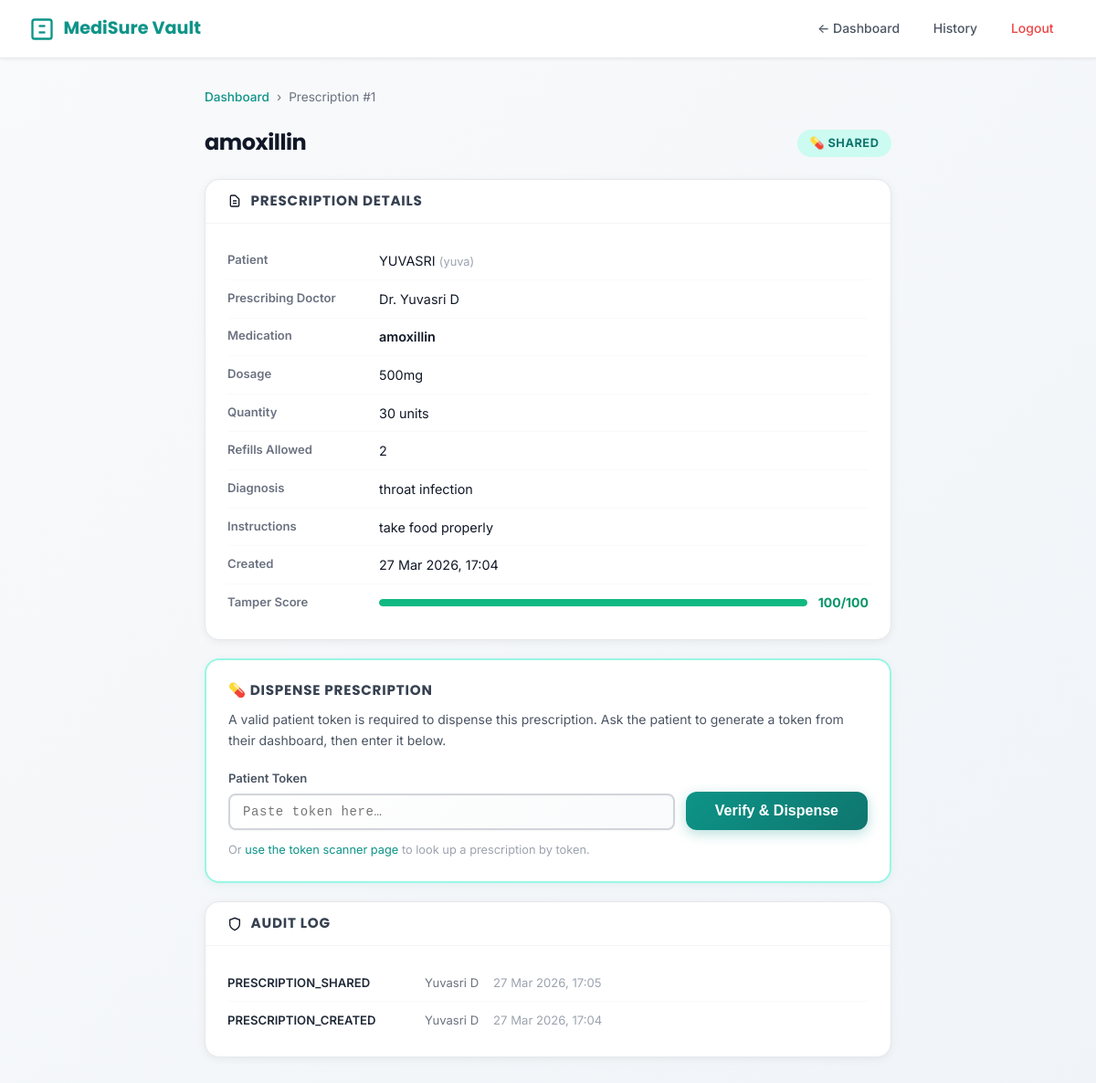
Screenshot of /pharmacist/prescription/1 (signed in) with the database file from the repository.
### models.py (models this page shows, shortened)
class Prescription(db.Model):
    __tablename__ = 'prescriptions'
    id = db.Column(db.Integer, primary_key=True)
    patient_id = db.Column(db.Integer, db.ForeignKey('users.id'), nullable=False, index=True)
    doctor_id = db.Column(db.Integer, db.ForeignKey('users.id'), nullable=False, index=True)
    medication_name = db.Column(db.String(200), nullable=False)
    dosage = db.Column(db.String(100), nullable=False)
    quantity = db.Column(db.Integer, nullable=False)
    refills_allowed = db.Column(db.Integer, default=0, nullable=False)
    instructions = db.Column(db.Text, nullable=True)
    diagnosis = db.Column(db.String(500), nullable=True)
    state = db.Column(db.String(20), default='CREATED', nullable=False, index=True)
    created_at = db.Column(db.DateTime, default=datetime.utcnow, nullable=False)
    shared_at = db.Column(db.DateTime, nullable=True)
    dispensed_at = db.Column(db.DateTime, nullable=True)
    locked_at = db.Column(db.DateTime, nullable=True)
    dispensed_by_id = db.Column(db.Integer, db.ForeignKey('users.id'), nullable=True)
    dispensed_by = db.relationship('User', foreign_keys=[dispensed_by_id])
    pharmacy_id = db.Column(db.String(50), nullable=True)  # Pharmacy that dispensed
    tamper_score = db.Column(db.Integer, default=100, nullable=False)  # starts at 100
    tamper_events = db.Column(db.Text, default='[]', nullable=False)   # JSON array
    is_flagged = db.Column(db.Boolean, default=False, nullable=False)
    content_hash = db.Column(db.String(64), nullable=False)  # SHA-256 hash
    expires_at = db.Column(db.DateTime, nullable=True)
    access_tokens = db.relationship('AccessToken',
                                   backref='prescription',
                                   lazy='dynamic',
                                   cascade='all, delete-orphan')
    __table_args__ = (
        CheckConstraint(state.in_(['CREATED', 'SHARED', 'DISPENSED', 'LOCKED', 'CANCELLED']),
                       name='valid_state'),
        CheckConstraint(quantity > 0, name='positive_quantity'),
        CheckConstraint(refills_allowed >= 0, name='non_negative_refills'),
        CheckConstraint(tamper_score >= 0, name='non_negative_tamper_score'),
        CheckConstraint(tamper_score <= 100, name='max_tamper_score'),
        Index('idx_prescription_state_patient', 'state', 'patient_id'),
        Index('idx_prescription_created_at', 'created_at'),
    )
    def is_locked(self):
        return self.state == 'LOCKED'

class User(db.Model):
    __tablename__ = 'users'
    id = db.Column(db.Integer, primary_key=True)
    username = db.Column(db.String(80), unique=True, nullable=False, index=True)
    password_hash = db.Column(db.String(256), nullable=False)
    email = db.Column(db.String(120), unique=True, nullable=False, index=True)
    role = db.Column(db.String(20), nullable=False, default='PATIENT')
    full_name = db.Column(db.String(200), nullable=False)
    license_number = db.Column(db.String(50), unique=True, nullable=True)
    pharmacy_id = db.Column(db.String(50), nullable=True)  # For pharmacists
    is_active = db.Column(db.Boolean, default=True, nullable=False)
    created_at = db.Column(db.DateTime, default=datetime.utcnow, nullable=False)
    last_login = db.Column(db.DateTime, nullable=True)
    prescriptions_created = db.relationship('Prescription',
                                           foreign_keys='Prescription.doctor_id',
                                           backref='doctor',
                                           lazy='dynamic')
    prescriptions_received = db.relationship('Prescription',
                                            foreign_keys='Prescription.patient_id',
                                            backref='patient',
                                            lazy='dynamic')
    access_tokens = db.relationship('AccessToken',
                                   foreign_keys='AccessToken.patient_id',
                                   backref='patient',
                                   lazy='dynamic',
                                   cascade='all, delete-orphan')
    audit_logs = db.relationship('AuditLog',
                                foreign_keys='AuditLog.user_id',
                                backref='user',
                                lazy='dynamic',
                                cascade='all, delete-orphan')
    __table_args__ = (
        CheckConstraint(role.in_(['PATIENT', 'DOCTOR', 'PHARMACIST', 'ADMIN']),
                       name='valid_role'),
    )

class AuditLog(db.Model):
    __tablename__ = 'audit_logs'
    id = db.Column(db.Integer, primary_key=True)
    event_type = db.Column(db.String(50), nullable=False, index=True)
    timestamp = db.Column(db.DateTime, default=datetime.utcnow, nullable=False, index=True)
    user_id = db.Column(db.Integer, db.ForeignKey('users.id'), nullable=True, index=True)
    prescription_id = db.Column(db.Integer, db.ForeignKey('prescriptions.id'), nullable=True, index=True)
    role   = db.Column(db.String(20), nullable=True)   # DOCTOR / PHARMACIST / PATIENT / SYSTEM
    status = db.Column(db.String(10), default='SUCCESS', nullable=False)  # SUCCESS / FAILED / WARNING
    details = db.Column(db.Text, nullable=True)  # JSON object with event-specific data
    ip_address = db.Column(db.String(45), nullable=True)
    user_agent = db.Column(db.String(500), nullable=True)
    block_id = db.Column(db.Integer, db.ForeignKey('blocks.id'), nullable=True)
    is_emergency_access = db.Column(db.Boolean, default=False, nullable=False)
    emergency_justification = db.Column(db.Text, nullable=True)
    __table_args__ = (
        Index('idx_audit_event_type_timestamp', 'event_type', 'timestamp'),
        Index('idx_audit_user_timestamp', 'user_id', 'timestamp'),
    )

### routes/pharmacist.py (the view, shortened to what this page needs)
@pharmacist_bp.route('/prescription/<int:prescription_id>')
@login_required
@role_required('PHARMACIST')
def view_prescription(prescription_id):
    prescription = _get_prescription_or_404(prescription_id)
    pharmacist_id = _pharmacist_id()
    handle_pharmacy_collision(prescription_id, pharmacist_id)
    audit_logs = (
        AuditLog.query
        .filter_by(prescription_id=prescription_id)
        .order_by(AuditLog.timestamp.desc())
        .limit(10)
        .all()
    )
    return render_template(
        'pharmacist_prescription_detail.html',
        prescription=prescription,
        audit_logs=audit_logs,
        blocked=False
    )

### templates/pharmacist_prescription_detail.html (shortened to what this page needs)
<!DOCTYPE html>
<html lang="en">
<head>
    <link rel="stylesheet" href="{{ url_for('static', filename='style.css') }}">
</head>
<body>
    <nav class="top-bar">
        <div class="top-bar-brand">
            <svg width="28" height="28" viewBox="0 0 24 24" fill="none" stroke="currentColor" stroke-width="2">
                <rect x="3" y="3" width="18" height="18" rx="2" />
                <line x1="9" y1="9" x2="15" y2="9" />
                <line x1="9" y1="15" x2="15" y2="15" />
            </svg>
            MediSure Vault
        </div>
        <div class="top-bar-nav">
            <a href="{{ url_for('pharmacist.dashboard') }}">← Dashboard</a>
            <a href="{{ url_for('pharmacist.history') }}">History</a>
            <a href="{{ url_for('logout') }}" class="btn-logout">Logout</a>
        </div>
    </nav>
    <div class="page">
        <div class="breadcrumb">
            <a href="{{ url_for('pharmacist.dashboard') }}">Dashboard</a>
            <span>›</span>
            <span>Prescription #{{ prescription.id }}</span>
        </div>
        <div class="page-title-row">
            <h1>{{ prescription.medication_name }}</h1>
            <span class="state-badge state-{{ prescription.state }}">
                {% if prescription.state == 'SHARED' %}💊
                {% elif prescription.state == 'LOCKED' %}🔒
                {% elif prescription.state == 'DISPENSED' %}✅
                {% else %}📝{% endif %}
                {{ prescription.state }}
            </span>
        </div>
        <div class="detail-card">
            <div class="detail-card-header">
                <svg width="16" height="16" viewBox="0 0 24 24" fill="none" stroke="currentColor" stroke-width="2">
                    <path
                        d="M9 12h6m-6 4h6m2 5H7a2 2 0 01-2-2V5a2 2 0 012-2h5.586a1 1 0 01.707.293l5.414 5.414a1 1 0 01.293.707V19a2 2 0 01-2 2z" />
                </svg>
                <h2>Prescription Details</h2>
            </div>
            <div class="detail-card-body">
                <div class="detail-row">
                    <span class="detail-label">Patient</span>
                    <span class="detail-value">{{ prescription.patient.full_name if prescription.patient else '—' }}
                        {% if prescription.patient %}<span style="color:var(--color-gray-400);font-size:.8rem;"> ({{
                            prescription.patient.username }})</span>{% endif %}
                    </span>
                </div>
                <div class="detail-row">
                    <span class="detail-label">Prescribing Doctor</span>
                    <span class="detail-value">Dr. {{ prescription.doctor.full_name if prescription.doctor else '—'
                        }}</span>
                </div>
                <div class="detail-row">
                    <span class="detail-label">Medication</span>
                    <span class="detail-value" style="font-weight:600;">{{ prescription.medication_name }}</span>
                </div>
                <div class="detail-row">
                    <span class="detail-label">Dosage</span>
                    <span class="detail-value">{{ prescription.dosage }}</span>
                </div>
                <div class="detail-row">
                    <span class="detail-label">Quantity</span>
                    <span class="detail-value">{{ prescription.quantity }} units</span>
                </div>
                <div class="detail-row">
                    <span class="detail-label">Refills Allowed</span>
                    <span class="detail-value">{{ prescription.refills_allowed }}</span>
                </div>
                {% if prescription.diagnosis %}
                <div class="detail-row">
                    <span class="detail-label">Diagnosis</span>
                    <span class="detail-value">{{ prescription.diagnosis }}</span>
                </div>
                {% endif %}
                {% if prescription.instructions %}
                <div class="detail-row">
                    <span class="detail-label">Instructions</span>
                    <span class="detail-value">{{ prescription.instructions }}</span>
                </div>
                {% endif %}
                <div class="detail-row">
                    <span class="detail-label">Created</span>
                    <span class="detail-value">{{ prescription.created_at.strftime('%d %b %Y, %H:%M') if
                        prescription.created_at else '—' }}</span>
                </div>
                <div class="detail-row">
                    <span class="detail-label">Tamper Score</span>
                    <span class="detail-value">
                        <div style="display:flex;align-items:center;gap:.75rem;flex-wrap:wrap;">
                            <div
                                style="flex:1;min-width:120px;height:8px;background:var(--color-gray-100);border-radius:var(--radius-full);overflow:hidden;">
                                <div
                                    style="height:100%;width:{{ prescription.tamper_score }}%;border-radius:var(--radius-full);background:{% if prescription.tamper_score >= 60 %}var(--color-success){% elif prescription.tamper_score >= 30 %}var(--color-warning){% else %}var(--color-danger){% endif %};transition:width .4s;">
                                </div>
                            </div>
                            <span
                                style="font-weight:700;font-size:.875rem;color:{% if prescription.tamper_score >= 60 %}var(--color-success-dark){% elif prescription.tamper_score >= 30 %}var(--color-warning-dark){% else %}var(--color-danger-dark){% endif %};">
                                {{ prescription.tamper_score }}/100
                            </span>
                        </div>
                    </span>
                </div>
            </div>
        </div>
        {% if prescription.state == 'SHARED' and not prescription.is_locked() and not blocked %}
        <div class="action-card">
            <h2>💊 Dispense Prescription</h2>
            {% set token_param = request.args.get('token', '') %}
            {% if token_param %}
            <div
                style="background:#f0fdfa;border:1px solid #99f6e4;border-radius:var(--radius-lg);padding:1rem 1.25rem;margin-bottom:1.25rem;">
                <p style="margin:0 0 .4rem;font-size:.85rem;font-weight:700;color:#0f766e;">✅ Token Verified</p>
                <p style="margin:0;font-size:.82rem;color:var(--color-gray-600);">Token: <code
                        style="color:#0f766e;">{{ token_param[:16] }}…</code></p>
            </div>
            <p style="font-size:.875rem;color:var(--color-gray-600);margin-bottom:1.25rem;">
                Clicking <strong>Dispense &amp; Lock</strong> will consume this token and permanently lock the
                prescription.
            </p>
            <button id="dispenseBtn" class="btn-dispense-lg" onclick="doDispense('{{ token_param }}')">
                <svg width="18" height="18" viewBox="0 0 24 24" fill="none" stroke="currentColor" stroke-width="2">
                    <path d="M22 11.08V12a10 10 0 1 1-5.93-9.14" />
                    <polyline points="22 4 12 14.01 9 11.01" />
                </svg>
                Dispense &amp; Lock
            </button>
            {% else %}
            <p style="font-size:.875rem;color:var(--color-gray-600);margin-bottom:1.25rem;">
                A valid patient token is required to dispense this prescription.
                Ask the patient to generate a token from their dashboard, then enter it below.
            </p>
            <div style="display:flex;gap:.75rem;align-items:flex-end;flex-wrap:wrap;">
                <div style="flex:1;min-width:200px;">
                    <label
                        style="display:block;font-size:.82rem;font-weight:600;color:var(--color-gray-600);margin-bottom:.4rem;">Patient
                        Token</label>
                    <input type="text" id="inlineToken" placeholder="Paste token here…"
                        style="width:100%;padding:.6rem .875rem;border:2px solid var(--color-gray-300);border-radius:var(--radius-md);font-family:monospace;font-size:.875rem;letter-spacing:.04em;"
                        autocomplete="off" spellcheck="false">
                </div>
                <button class="btn-dispense-lg" onclick="verifyAndDispense()" style="white-space:nowrap;">
                    Verify &amp; Dispense
                </button>
            </div>
            <p style="margin:.75rem 0 0;font-size:.8rem;color:var(--color-gray-400);">
                Or <a href="{{ url_for('pharmacist.verify_token') }}" style="color:var(--color-secondary);">use the
                    token scanner page</a> to look up a prescription by token.
            </p>
            {% endif %}
        </div>
        {% endif %}
        {% if audit_logs %}
        <div class="detail-card">
            <div class="detail-card-header">
                <svg width="16" height="16" viewBox="0 0 24 24" fill="none" stroke="currentColor" stroke-width="2">
                    <path d="M12 22s8-4 8-10V5l-8-3-8 3v7c0 6 8 10 8 10z" />
                </svg>
                <h2>Audit Log</h2>
            </div>
            <div class="detail-card-body">
                {% for log in audit_logs %}
                <div class="audit-row">
                    <span class="audit-event">{{ log.event_type }}</span>
                    <span class="audit-who">{{ log.user.full_name if log.user else 'System' }}</span>
                    <span class="audit-time">{{ log.timestamp.strftime('%d %b %Y, %H:%M') if log.timestamp else '—'
                        }}</span>
                </div>
                {% endfor %}
            </div>
        </div>
        {% endif %}
    </div>
</body>
</html>

### rows the page displays
Prescription: id "1", medication_name "amoxillin", state "SHARED", dosage "500mg", quantity "30", refills_allowed "2", diagnosis "throat infection", instructions "take food properly", created_at "27 Mar 2026, 17:04", tamper_score "100"
User: patient "YUVASRI", patient.username "yuva"
User: doctor "Yuvasri D"
AuditLog: event_type "PRESCRIPTION_SHARED", user "Yuvasri D", timestamp "27 Mar 2026, 17:05"
AuditLog: event_type "PRESCRIPTION_CREATED", user "Yuvasri D", timestamp "27 Mar 2026, 17:04"
